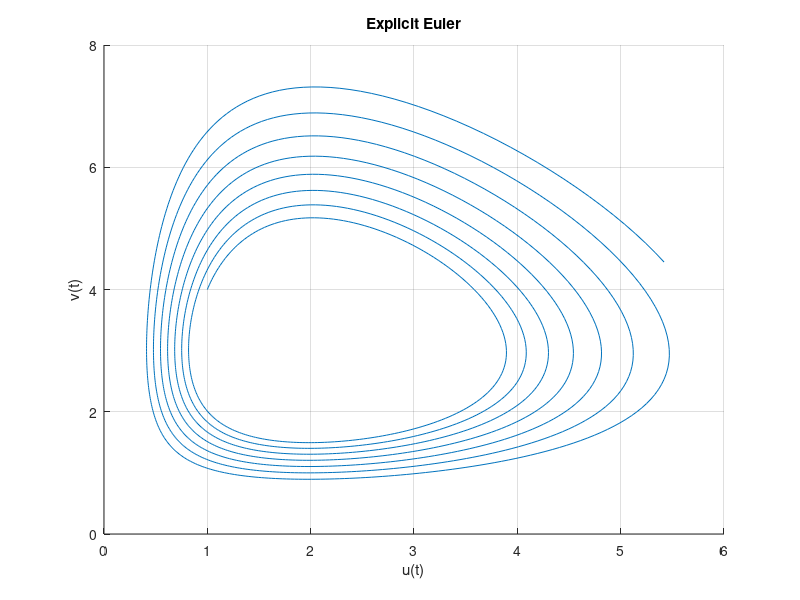
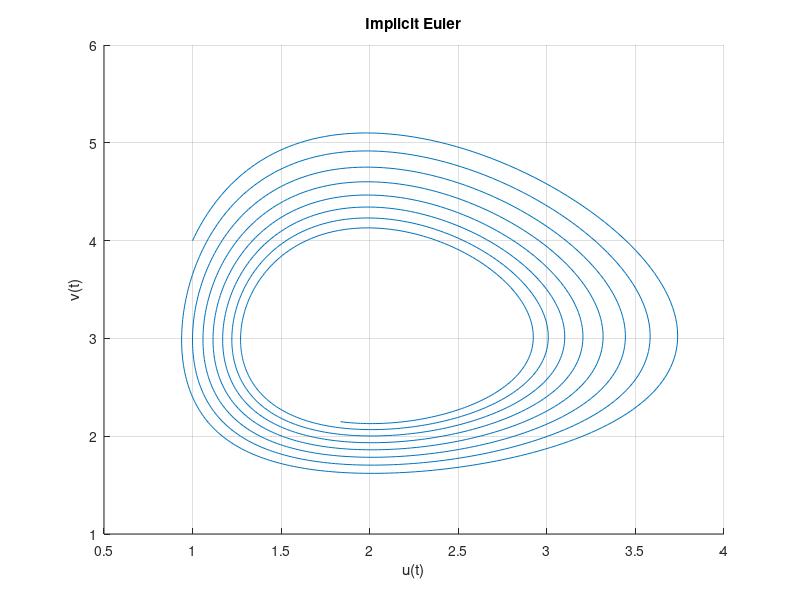
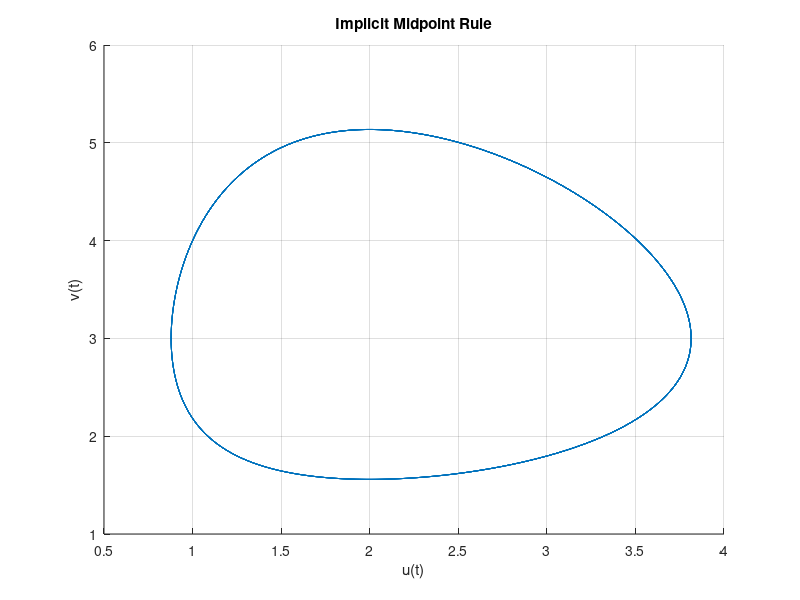
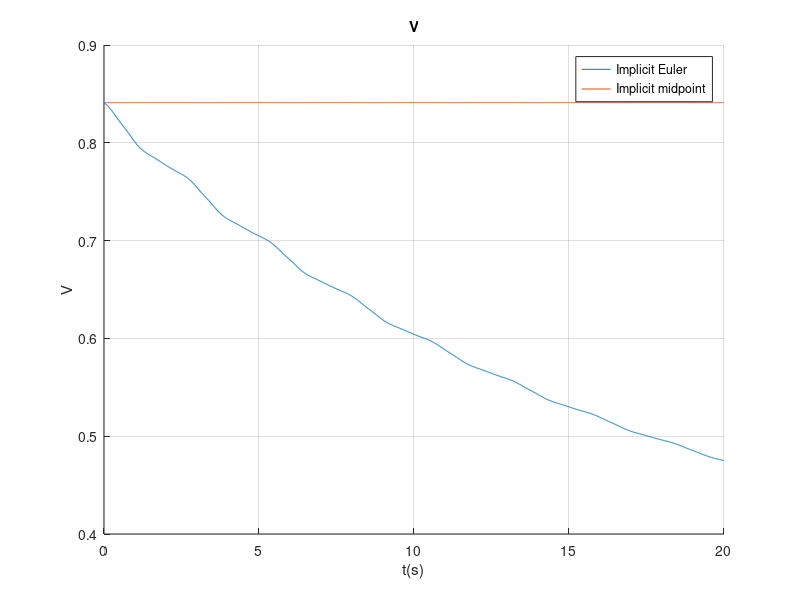

These charts were generated, in order, by the following MATLAB code:
h = 0.01;
t = 0:h:20;
y0 = [1;4];

ya = zeros (2,length(t));
yb = zeros (2,length(t));
yc = zeros (2,length(t));
ya(:,1) = y0;
yb(:,1) = y0;
yc(:,1) = y0;

f = @(y) [y(1).*(y(2) - 3);y(2).*(2 - y(1))];
opt = optimset('Display','off','TolFun',1e-8);


for i = 1:(length(t) - 1)
    ya(:,i+1) = ya(:,i) + h*feval(f,ya(:,i));
    
    rb = @(ybnext) (yb(:,i) + h*feval(f, ybnext) - ybnext);
    yb(:,i+1) = fsolve(rb, yb(:,i), opt);
    
    rc = @(ycnext) (yc(:,i) + h*feval(f, (ycnext+yc(:,i))/2) - ycnext);
    yc(:,i+1) = fsolve(rc, yc(:,i), opt);
end


figure;
hold on; grid on;

title('Explicit Euler');

plot(ya(1,:),ya(2,:));
xlabel('u(t)');
ylabel('v(t)');

print -depsc modsim_ex6_1d_ee.eps

figure;
hold on; grid on;

title('Implicit Euler');

plot(yb(1,:),yb(2,:));
xlabel('u(t)');
ylabel('v(t)');

print -depsc modsim_ex6_1d_ie.eps

figure;
hold on; grid on;

title('Implicit Midpoint Rule');

plot(yc(1,:),yc(2,:));
xlabel('u(t)');
ylabel('v(t)');
print -depsc modsim_ex6_1d_imr.eps

figure;
hold on; grid on;

title('V')

p0 = 2.5*10^5;
m = 200;
A = 0.01;

Eb = yb(1,:) - 2.*log(yb(1,:)) + yb(2,:) - 3.*log(yb(2,:));
Ec = yc(1,:) - 2.*log(yc(1,:)) + yc(2,:) - 3.*log(yc(2,:));

plot(t,Eb);
plot(t,Ec);
xlabel('t(s)');
ylabel('V');
legend('Implicit Euler','Implicit midpoint');

print -depsc modsim_ex6_1d_v.eps

figure;
hold on; grid on;

title('V for Explicit Euler')

Ea = ya(1,:) - 2.*log(ya(1,:)) + ya(2,:) - 3.*log(ya(2,:));

plot(t,Ea);
xlabel('t(s)');
ylabel('V');

print -depsc modsim_ex6_1d_vee.eps

